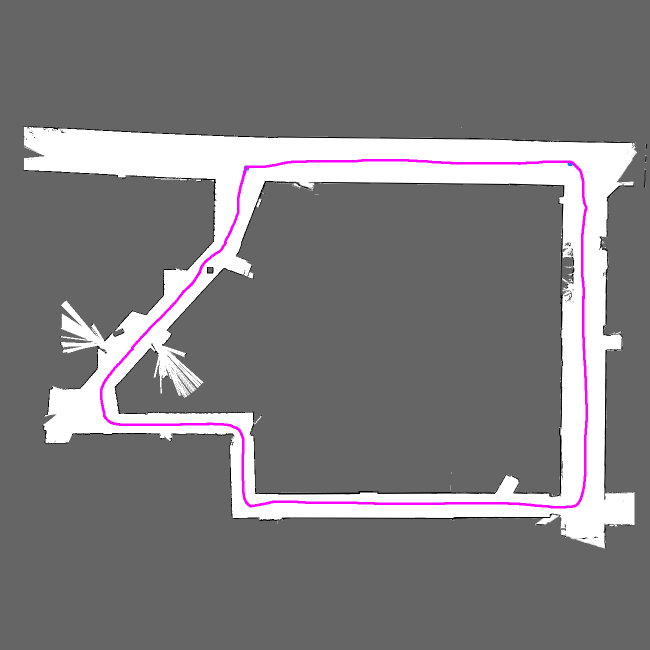
#> input picture maps/basement_trajectory.png, 1300 x 1300 px, found by its file name (shown at 1/2 size)
$ python generate_trajectory.py --out out.png --iters 5
#> lines starting #> are read from the running program, lines starting #| are printed output that depends on the picture; after the words box and inside, x2 and y2 are one past the last pixel; in counts of white or black regions, pixels touching at a corner belong together
#!/usr/bin/env python3
"""
Turns a hand-drawn pink/magenta circuit on a map PNG into a ground-truth
trajectory CSV consumable by mcl_convergence.cpp's --trajectory flag
(iter,t,x,y,theta,vx,vy).

Pipeline:
  1. Threshold the map image for pink/magenta pixels -> a thick-stroke mask.
  2. Skeletonize the mask down to a 1px-wide centerline.
  3. Order the skeleton pixels into a single closed loop via greedy
     nearest-neighbor chaining (works because the drawn loop doesn't
     self-intersect -- a self-crossing path would need a real graph-based
     ordering instead, not attempted here).
  4. Arc-length parameterize the ordered loop in real-world meters, using the
     map's documented resolution (basement_fixed.map.yaml: 0.0504 m/px --
     confirmed against RangeLibc's own MAP_RESOLUTION constant and the
     CDDT-paper-Fig-12 P1->P2 velocity sanity check, 2026-08-15).
  5. Walk the loop at constant speed --velocity, sampling every --dt seconds,
     for --iters samples, wrapping around the loop for as many laps as
     needed.
  6. theta at each sample = direction of travel (atan2(dy, dx) between
     consecutive samples), matching RangeLib.h's own convention
     (ray_direction_x=cosf(heading), ray_direction_y=sinf(heading), pixel y
     grows downward -- confirmed by reading RangeLib.h:937-938 directly, not
     assumed). Iteration 0 has no previous sample, so uses a fixed initial
     heading: 3*pi/2, i.e. "up" on screen / north (theta=0 is +x/east,
     theta=pi/2 is +y which is *south* since pixel y grows downward, so north
     is theta=-pi/2 == 3*pi/2 in [0, 2*pi) form).

Usage:
  ./generate_trajectory.py --map maps/basement_trajectory.png --iters 400 \
      --out maps/basement_loop_trajectory.csv
"""
import argparse
import math
import sys

import numpy as np
from PIL import Image
from scipy.spatial import cKDTree
from skimage.morphology import skeletonize

MAP_RESOLUTION = 0.0504  # m/px, from basement_fixed.map.yaml -- see module docstring
NORTH_THETA = 3.0 * math.pi / 2.0  # "up" on screen, in RangeLib's theta convention

# Measured directly off the drawn stroke in basement_trajectory.png (2026-08-15):
# pure-ish magenta, sampled pixels came back (251, 2, 255). Generous tolerance
# to survive anti-aliasing at the stroke's edges.
PINK_RGB = (251, 2, 255)
PINK_TOL = 60


def extract_pink_mask(img):
    r, g, b = img[..., 0].astype(int), img[..., 1].astype(int), img[..., 2].astype(int)
    pr, pg, pb = PINK_RGB
    mask = (
        (np.abs(r - pr) < PINK_TOL)
        & (np.abs(g - pg) < PINK_TOL)
        & (np.abs(b - pb) < PINK_TOL)
    )
    return mask


def order_skeleton_points(ys, xs, max_step_px=3.0):
    """Greedy nearest-neighbor chaining into a single path. Rebuilds the
    KDTree periodically (every rebuild_every steps) since points are removed
    as they're visited -- querying a stale tree just risks re-finding
    already-visited points, not correctness, but rebuilding keeps queries
    cheap as the remaining set shrinks."""
    points = np.stack([xs, ys], axis=1).astype(float)
    remaining = list(range(len(points)))
    order = [remaining.pop(0)]
    rebuild_every = 200
    tree = None
    since_rebuild = 0
    while remaining:
        if tree is None or since_rebuild >= rebuild_every:
            tree = cKDTree(points[remaining])
            since_rebuild = 0
        cur = points[order[-1]]
        dist, idx = tree.query(cur, k=1)
        since_rebuild += 1
        if dist > max_step_px:
            # Nearest remaining point is too far to be a continuation of this
            # stroke -- likely a disconnected artifact (stray anti-aliased
            # pixel, small skeletonize spur). Stop; the loop is done.
            break
        chosen = remaining.pop(idx)
        order.append(chosen)
        tree = None  # remaining changed; force rebuild next iteration
    return points[order]


def arc_length_cumulative(loop_px, resolution):
    deltas = np.diff(loop_px, axis=0, append=loop_px[:1])
    seg_len_m = np.linalg.norm(deltas, axis=1) * resolution
    cum = np.concatenate([[0.0], np.cumsum(seg_len_m)])
    return cum  # cum[-1] is the full loop length in meters (cum[i] is arc length up to point i)


def sample_trajectory(loop_px, resolution, velocity, dt, iters):
    cum = arc_length_cumulative(loop_px, resolution)
    total_length_m = cum[-1]
    if total_length_m <= 0:
        sys.exit("error: degenerate loop (zero arc length) -- check the extracted path")

    poses = []
    prev_xy = None
    for i in range(iters):
        target_m = (velocity * dt * i) % total_length_m
        seg_idx = int(np.searchsorted(cum, target_m, side="right") - 1)
        seg_idx = min(seg_idx, len(loop_px) - 2)
        seg_start_m, seg_end_m = cum[seg_idx], cum[seg_idx + 1]
        frac = 0.0 if seg_end_m == seg_start_m else (target_m - seg_start_m) / (seg_end_m - seg_start_m)
        xy_px = loop_px[seg_idx] + frac * (loop_px[seg_idx + 1] - loop_px[seg_idx])

        if prev_xy is None:
            theta = NORTH_THETA
        else:
            dx, dy = xy_px - prev_xy
            theta = math.atan2(dy, dx) if (dx or dy) else poses[-1][2]
        poses.append((xy_px[0], xy_px[1], theta))
        prev_xy = xy_px

    return poses


def write_trajectory_csv(path, poses, velocity, dt):
    with open(path, "w") as f:
        f.write("iter,t,x,y,theta,vx,vy\n")
        for i, (x, y, theta) in enumerate(poses):
            vx, vy = velocity * math.cos(theta), velocity * math.sin(theta)
            f.write(f"{i},{i * dt:.6f},{x:.6f},{y:.6f},{theta:.6f},{vx:.6f},{vy:.6f}\n")


def main():
    ap = argparse.ArgumentParser(description=__doc__, formatter_class=argparse.RawDescriptionHelpFormatter)
    ap.add_argument("--map", default="maps/basement_trajectory.png",
                     help="map PNG with the pink/magenta circuit drawn on it")
    ap.add_argument("--out", required=True, help="output trajectory CSV path")
    ap.add_argument("--velocity", type=float, default=1.8,
                     help="constant speed in m/s (default 1.8, from the CDDT-paper Fig.12 "
                          "P1->P2 sanity check, 2026-08-15)")
    ap.add_argument("--dt", type=float, default=1.0 / 40.0,
                     help="seconds per iteration (default 1/40s, matching the project's "
                          "nominal 40Hz real-time MCL budget)")
    ap.add_argument("--iters", type=int, required=True,
                     help="number of trajectory rows to generate -- pass the same value "
                          "you'll use for mcl_convergence's --iters")
    ap.add_argument("--resolution", type=float, default=MAP_RESOLUTION,
                     help=f"map resolution in m/px (default {MAP_RESOLUTION})")
    ap.add_argument("--debug-plot", default=None,
                     help="optional path to save a PNG overlaying the ordered/resampled "
                          "path on the map, for visual sanity-checking")
    args = ap.parse_args()

    img = np.array(Image.open(args.map).convert("RGB"))
    mask = extract_pink_mask(img)
#> in extract_pink_mask, `r, g, b = img[..., 0].astype(int), img[..., 1].astype(int), img[..., 2..`:
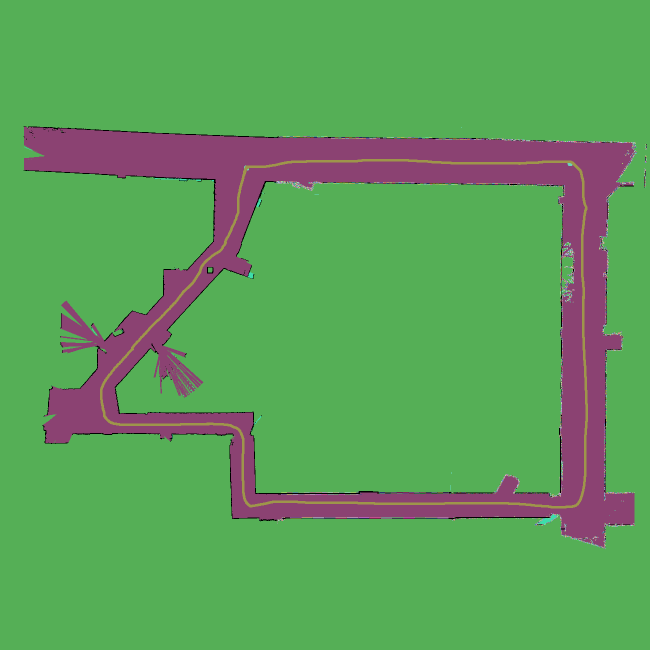
#> r: shape (1300, 1300) int64 (shown at 1/2 size); 234 distinct labels, from 0 to 255; one colour per label, 0 black
#> in extract_pink_mask, `r, g, b = img[..., 0].astype(int), img[..., 1].astype(int), img[..., 2..`: g: shape (1300, 1300) int64; 234 distinct labels, from 0 to 255
#> in extract_pink_mask, `r, g, b = img[..., 0].astype(int), img[..., 1].astype(int), img[..., 2..`: b: shape (1300, 1300) int64; 234 distinct labels, from 0 to 255
#> in extract_pink_mask, `mask = ( (np.abs(r - pr) < PINK_TOL) & (np.abs(g - pg) < PINK_TOL) & (..`:
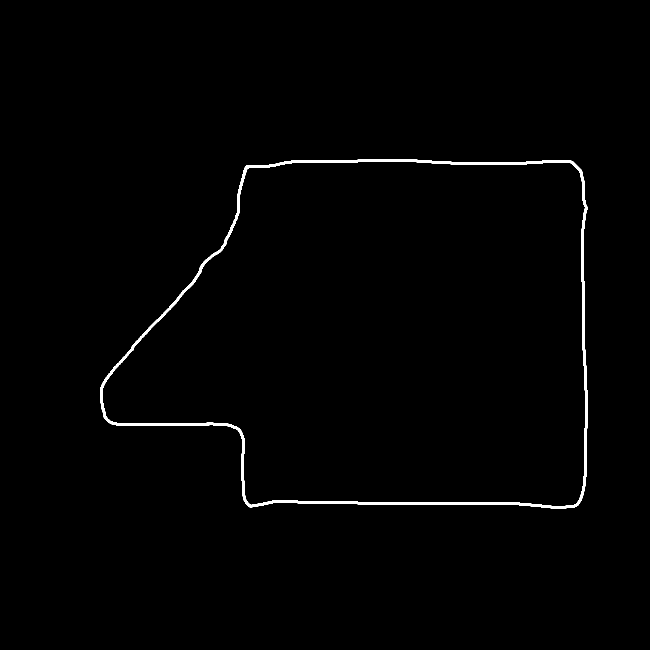
#> mask: shape (1300, 1300) bool (shown at 1/2 size); 0.92% white; 1 white region, box (x1, y1, x2, y2) and area: (200, 318, 1176, 1017) 15583
    n_pink = int(mask.sum())
#> n_pink = 15583
    print(f"[1/5] pink mask: {n_pink} px")
#| [1/5] pink mask: 15583 px
    if n_pink == 0:
        sys.exit("error: no pink pixels found -- check PINK_RGB/PINK_TOL against the actual "
                  "drawn color")

    skeleton = skeletonize(mask)
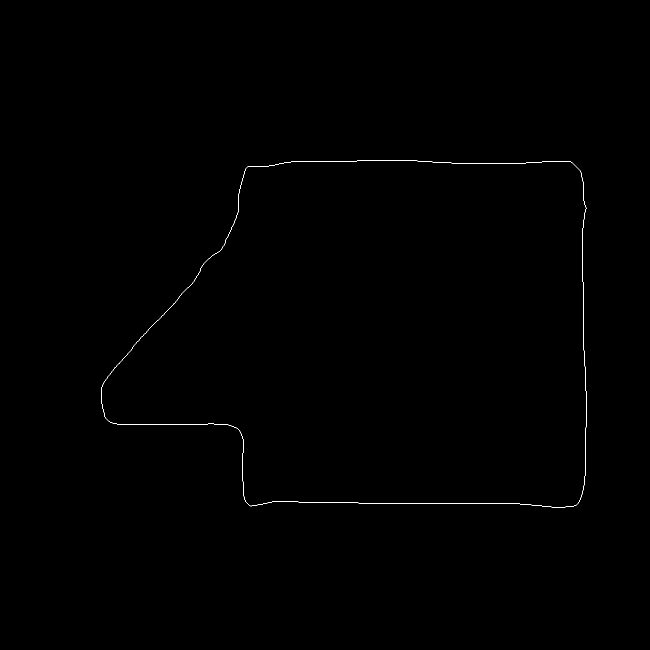
#> skeleton: shape (1300, 1300) bool (shown at 1/2 size); 0.17% white in thin lines or dots, all inside (x1, y1, x2, y2) = (202, 320, 1174, 1015)
    ys, xs = np.where(skeleton)
#> ys = 2924 values from 320 to 1014; xs = 2924 values, max 1173 at index 1625, min 202 at index 1560, mean 759.2
    print(f"[2/5] skeletonized: {len(xs)} px")
#| [2/5] skeletonized: 2924 px

    loop_px = order_skeleton_points(ys, xs)
#> in order_skeleton_points, `points = np.stack([xs, ys], axis=1).astype(float)`: points = 2924 pairs, first value 202 to 1173, second value 320 to 1014
#> in order_skeleton_points, `remaining = list(range(len(points)))`: remaining = 2924 values from 0 to 2923
#> in order_skeleton_points, `order = [remaining.pop(0)]`: order = [0]
#> the loop in order_skeleton_points, `while remaining:` made 2923 passes
#> (since_rebuild, cur) on passes 1 to 12: (1, [723, 320]), (1, [724, 320]), (1, [725, 320]), (1, [726, 320]), (1, [727, 320]), (1, [728, 320]), (1, [729, 320]), (1, [730, 320]), (1, [731, 320]), (1, [732, 320]), (1, [733, 320]), (1, [734, 320])
#> after the loop in order_skeleton_points, `while remaining:`: order = 2924 values, max 2923 at index 1128, min 0 at index 0, mean 1461.5; since_rebuild = 1
#> loop_px has the same summary as points in order_skeleton_points
    print(f"[3/5] ordered into a path: {len(loop_px)} px "
          f"({'closed loop' if len(loop_px) > 0.9 * len(xs) else 'WARNING: stopped early, check for a break/spur'})")
#| [3/5] ordered into a path: 2924 px (closed loop)

    cum = arc_length_cumulative(loop_px, args.resolution)
#> in arc_length_cumulative, `deltas = np.diff(loop_px, axis=0, append=loop_px[:1])`: deltas = 2924 pairs, first value -1 to 1, second value -1 to 1
#> in arc_length_cumulative, `seg_len_m = np.linalg.norm(deltas, axis=1) * resolution`: seg_len_m = 2924 values, max 0.0713 at index 94, min 0.0504 at index 0, mean 0.0537
#> in arc_length_cumulative, `cum = np.concatenate([[0.0], np.cumsum(seg_len_m)])`: cum = 2925 values from 0 to 156.9
#> cum = 2925 values from 0 to 156.9
    print(f"[4/5] loop length: {cum[-1]:.2f} m")
#| [4/5] loop length: 156.89 m

    poses = sample_trajectory(loop_px, args.resolution, args.velocity, args.dt, args.iters)
#> in sample_trajectory, `total_length_m = cum[-1]`: total_length_m = 156.9
#> the loop in sample_trajectory, `for i in range(iters):` made 5 passes
#> (target_m, seg_idx, seg_start_m, seg_end_m, frac, prev_xy) on passes 1 to 5: (0, 0, 0, 0.0504, 0, [723, 320]), (0.045, 0, 0, 0.0504, 0.893, [723.9, 320]), (0.09, 1, 0.0504, 0.101, 0.786, [724.8, 320]), (0.135, 2, 0.101, 0.151, 0.679, [725.7, 320]), (0.18, 3, 0.151, 0.202, 0.571, [726.6, 320])
#> after the loop in sample_trajectory, `for i in range(iters):`: poses = [(723, 320, 4.71), (723.9, 320, 0), (724.8, 320, 0), (725.7, 320, 0), (726.6, 320, 0)]
    laps = (args.velocity * args.dt * args.iters) / cum[-1]
#> laps = 0.00143
    print(f"[5/5] sampled {len(poses)} poses (dt={args.dt:.4f}s, v={args.velocity}m/s, "
          f"~{laps:.2f} laps total)")
#| [5/5] sampled 5 poses (dt=0.0250s, v=1.8m/s, ~0.00 laps total)

    write_trajectory_csv(args.out, poses, args.velocity, args.dt)
#> the loop in write_trajectory_csv, `for i, (x, y, theta) in enumerate(poses):` made 5 passes
#> (x, theta, vx, vy) on passes 1 to 5: (723, 4.71, -3.31e-16, -1.8), (723.9, 0, 1.8, 0), (724.8, 0, 1.8, 0), (725.7, 0, 1.8, 0), (726.6, 0, 1.8, 0)
    print(f"wrote {args.out}")

    if args.debug_plot:
        import matplotlib
        matplotlib.use("Agg")
        import matplotlib.pyplot as plt

        fig, ax = plt.subplots(figsize=(9, 9))
        ax.imshow(img)
        xs_p = [p[0] for p in poses]
        ys_p = [p[1] for p in poses]
        ax.plot(loop_px[:, 0], loop_px[:, 1], color="cyan", lw=0.5, alpha=0.5, label="ordered skeleton")
        ax.scatter(xs_p, ys_p, c=np.arange(len(poses)), cmap="viridis", s=4, label="sampled poses")
        ax.scatter([xs_p[0]], [ys_p[0]], c="red", marker="*", s=150, zorder=5, label="iter 0")
        ax.legend(loc="upper right", fontsize=8)
        ax.set_title(f"Sampled trajectory ({len(poses)} iters, {laps:.2f} laps)")
        fig.savefig(args.debug_plot, dpi=150, bbox_inches="tight")
        print(f"wrote {args.debug_plot}")


if __name__ == "__main__":
    main()
